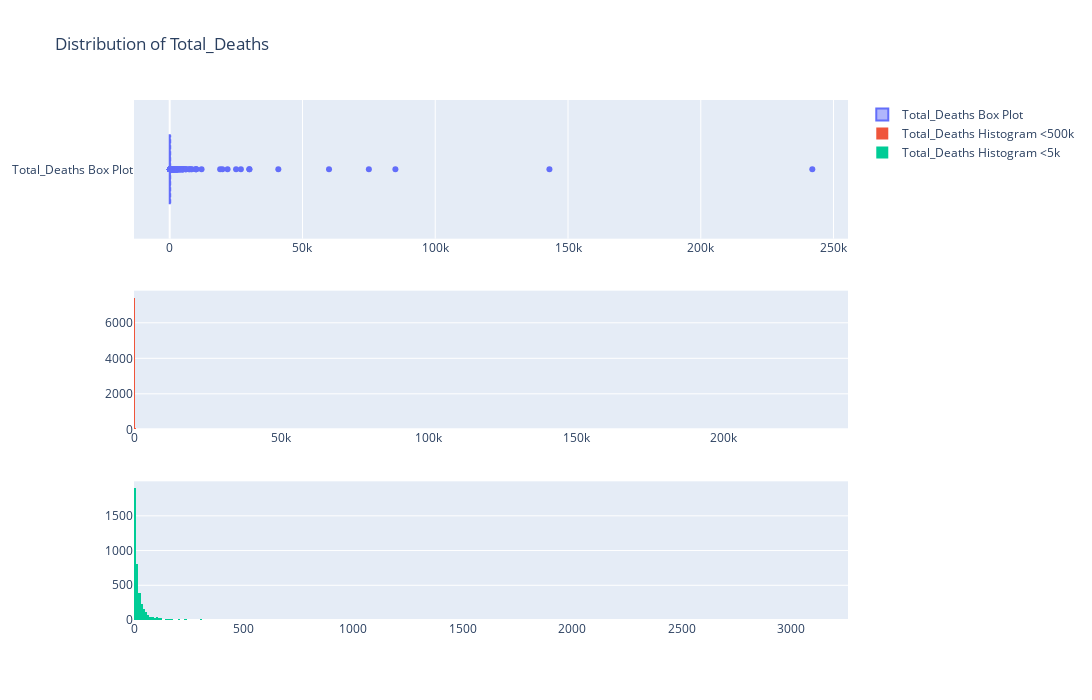

The cell this chart's notebook holds for it:
### Code cell
fig = make_subplots(rows=3, cols=1)

tr1=go.Box(x=filteredData.loc[filteredData.Total_Affected < 500e3]['Total_Deaths'],name='Total_Deaths Box Plot',boxmean=True)
tr2=go.Histogram(x=filteredData.loc[filteredData.Total_Affected < 500e3]['Total_Deaths'],name='Total_Deaths Histogram <500k')
tr3=go.Histogram(x=filteredData.loc[filteredData.Total_Affected < 5e3]['Total_Deaths'],name='Total_Deaths Histogram <5k')

fig.add_trace(tr1,row=1,col=1)
fig.add_trace(tr2,row=2,col=1)
fig.add_trace(tr3,row=3,col=1)

fig.update_layout(height=700, width=1200, title_text="Distribution of Total_Deaths")
fig.show()

### Figure 1 — Plotly figure (JSON) as saved in the notebook; plotly's stock layout.template omitted (floating-point values rounded to 4 significant figures; data arrays with more than 128 entries replaced by an {"elided": "..."} marker saying what was removed)
{"data": [{"boxmean": true, "name": "Total_Deaths Box Plot", "type": "box", "x": {"elided": "8670 int values"}, "xaxis": "x", "yaxis": "y"}, {"name": "Total_Deaths Histogram <500k", "type": "histogram", "x": {"elided": "8670 int values"}, "xaxis": "x2", "yaxis": "y2"}, {"name": "Total_Deaths Histogram <5k", "type": "histogram", "x": {"elided": "4402 int values"}, "xaxis": "x3", "yaxis": "y3"}], "layout": {"height": 700, "title": {"text": "Distribution of Total_Deaths"}, "width": 1200, "xaxis": {"anchor": "y", "domain": [0, 1]}, "xaxis2": {"anchor": "y2", "domain": [0, 1]}, "xaxis3": {"anchor": "y3", "domain": [0, 1]}, "yaxis": {"anchor": "x", "domain": [0.7333, 1]}, "yaxis2": {"anchor": "x2", "domain": [0.3667, 0.6333]}, "yaxis3": {"anchor": "x3", "domain": [0, 0.2667]}}}
